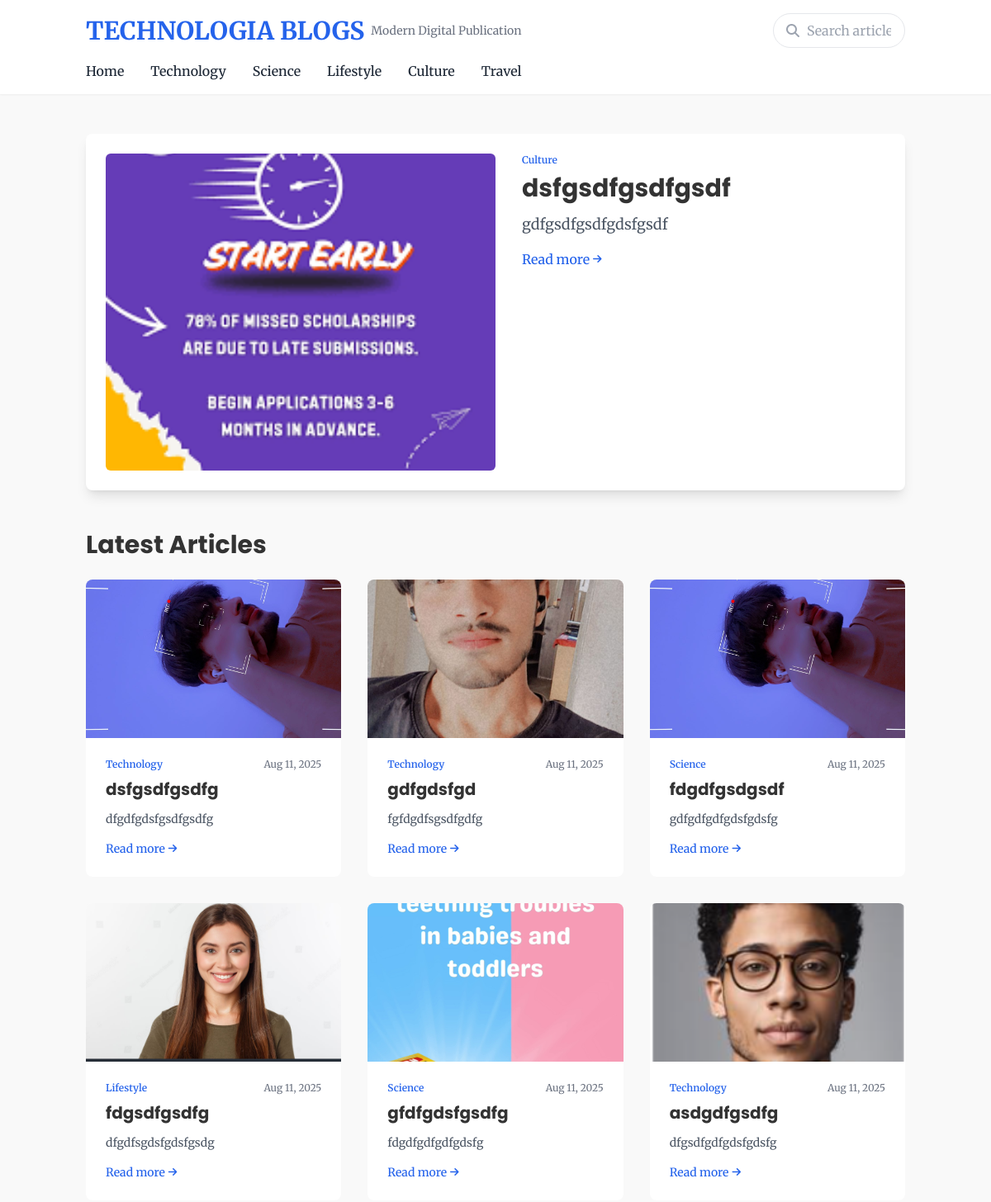
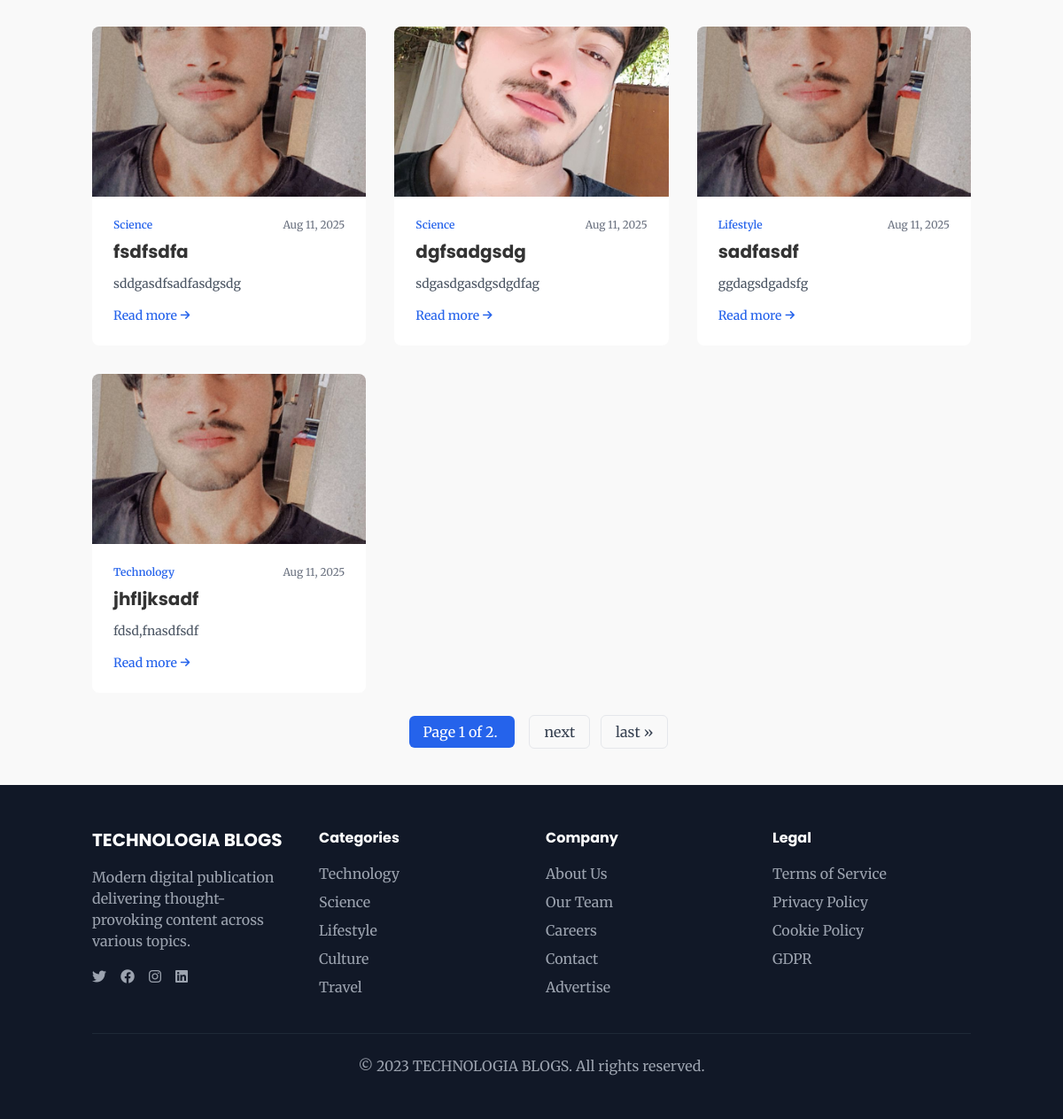
The page / on the database its author committed (2 pictures, top to bottom).
### articles/models.py (models this page shows, shortened)
class Category(models.Model):
    name = models.CharField(max_length=100)

class Article(models.Model):
    title = models.CharField(max_length=200)
    content = models.TextField()
    pub_date = models.DateTimeField(auto_now_add=True)
    thumbnail = models.ImageField(upload_to='article_thumbnails/', blank=True, null=True)
    category = models.ForeignKey(Category, on_delete=models.CASCADE, null=True, blank=True)

### articles/views.py (the view)
# urls.py: path('', views.article_list, name='article_list'),
def article_list(request):
    articles_list = Article.objects.all().order_by('-pub_date')
    if articles_list.exists():
        featured_article = articles_list.first()
        paginator = Paginator(articles_list.exclude(id=featured_article.id), 10)
    else:
        featured_article = None
        paginator = Paginator([], 10) # Empty paginator
    page_number = request.GET.get('page')
    page_obj = paginator.get_page(page_number)
    categories = Category.objects.all()
    return render(request, 'articles/article_list.html', {
        'featured_article': featured_article,
        'page_obj': page_obj,
        'articles': page_obj.object_list,
        'categories': categories
    })

### articles/templates/articles/article_list.html (shortened to what this page needs)
{% load static %}
<!DOCTYPE html>
<html lang="en">
<head>
    <script src="https://cdn.tailwindcss.com"></script>
    <link rel="stylesheet" href="https://cdnjs.cloudflare.com/ajax/libs/font-awesome/6.4.0/css/all.min.css">
</head>
<body>
    <header class="bg-white shadow-sm sticky top-0 z-50">
        <div class="container mx-auto px-4 py-4">
            <div class="flex flex-col md:flex-row justify-between items-center">
                <div class="flex items-center mb-4 md:mb-0">
                    <a href="{% url 'article_list' %}" class="text-3xl font-bold text-blue-600">TECHNOLOGIA BLOGS</a>
                    <span class="ml-2 text-sm text-gray-500">Modern Digital Publication</span>
                </div>
                <div class="flex items-center space-x-4 w-full md:w-auto">
                    <div class="relative search-bar w-full md:w-40">
                        <input type="text" placeholder="Search articles..." class="w-full pl-10 pr-4 py-2 rounded-full border border-gray-200 focus:outline-none focus:ring-2 focus:ring-blue-500 focus:border-transparent">
                        <i class="fas fa-search absolute left-3 top-3 text-gray-400"></i>
                    </div>
                </div>
            </div>
            <nav class="mt-4 hidden md:block">
                <ul class="flex space-x-8 category-nav">
                    <li><a href="{% url 'article_list' %}" class="text-gray-800 hover:text-blue-600 font-medium">Home</a></li>
                    {% for category in categories %}
                    <li>
                        <a href="{% url 'category_list' category_name=category.name %}" class="text-gray-800 hover:text-blue-600 font-medium">{{ category.name }}</a>
                    </li>
                    {% endfor %}
                </ul>
            </nav>
        </div>
    </header>
    <main class="container mx-auto px-4 py-12">
        <section class="mb-12">
            {% if featured_article %}
            <div class="bg-white rounded-lg overflow-hidden shadow-lg p-6 flex flex-col md:flex-row items-start space-y-4 md:space-y-0 md:space-x-8">
                {% if featured_article.thumbnail %}
                    <img src="{{ featured_article.thumbnail.url }}" alt="{{ featured_article.title }} thumbnail" class="w-full md:w-1/2 h-96 object-cover rounded-md">
                {% endif %}
                <div class="flex-1">
                    {% if featured_article.category %}
                        <span class="text-xs font-semibold text-blue-600 mb-2 block">{{ featured_article.category.name }}</span>
                    {% endif %}
                    <h2 class="text-3xl font-bold mb-3">
                        <a href="{% url 'article_detail' pk=featured_article.id %}" class="hover:text-blue-600">{{ featured_article.title }}</a>
                    </h2>
                    <p class="text-gray-600 text-lg mb-4">
                        {{ featured_article.content|truncatewords:50|safe }}
                    </p>
                    <a href="{% url 'article_detail' pk=featured_article.id %}" class="text-blue-600 hover:text-blue-800 font-medium flex items-center">
                        Read more <i class="fas fa-arrow-right ml-1 text-xs"></i>
                    </a>
                </div>
            </div>
            {% endif %}
        </section>
        <section>
            <h2 class="text-3xl font-bold mb-6">Latest Articles</h2>
            <div class="grid grid-cols-1 md:grid-cols-2 lg:grid-cols-3 gap-8">
                {% for article in articles %}
                    <article class="bg-white rounded-lg overflow-hidden article-card">
                        {% if article.thumbnail %}
                            <img src="{{ article.thumbnail.url }}" alt="{{ article.title }} thumbnail" class="w-full h-48 object-cover">
                        {% else %}
                            <img src="https://via.placeholder.com/600x400.png?text=No+Image" alt="Placeholder image" class="w-full h-48 object-cover">
                        {% endif %}
                        <div class="p-6">
                            <div class="flex justify-between items-center mb-2">
                                <span class="text-xs font-semibold text-blue-600">{{ article.category.name }}</span>
                                <span class="text-xs text-gray-500">{{ article.pub_date|date:"M d, Y" }}</span>
                            </div>
                            <h3 class="text-xl font-bold mb-3">
                                <a href="{% url 'article_detail' pk=article.id %}">{{ article.title }}</a>
                            </h3>
                            <p class="text-gray-600 text-sm mb-4">
                                {{ article.content|truncatewords:20|safe }}
                            </p>
                            <a href="{% url 'article_detail' pk=article.id %}" class="text-blue-600 hover:text-blue-800 font-medium text-sm flex items-center">
                                Read more <i class="fas fa-arrow-right ml-1 text-xs"></i>
                            </a>
                        </div>
                    </article>
                {% endfor %}
            </div>
        </section>
        <div class="pagination flex justify-center items-center mt-8">
            <span class="step-links">
                <span class="current-page mx-4 px-4 py-2 bg-blue-600 text-white rounded-md">
                    Page {{ page_obj.number }} of {{ page_obj.paginator.num_pages }}.
                </span>
                {% if page_obj.has_next %}
                    <a href="?page={{ page_obj.next_page_number }}" class="mr-2 px-4 py-2 border rounded-md text-gray-700 hover:bg-gray-100">next</a>
                    <a href="?page={{ page_obj.paginator.num_pages }}" class="px-4 py-2 border rounded-md text-gray-700 hover:bg-gray-100">last &raquo;</a>
                {% endif %}
            </span>
        </div>
    </main>
    <footer class="bg-gray-900 text-white py-12">
        <div class="container mx-auto px-4">
            <div class="grid grid-cols-1 md:grid-cols-4 gap-8">
                <div>
                    <h3 class="text-xl font-bold mb-4">TECHNOLOGIA BLOGS</h3>
                    <p class="text-gray-400">Modern digital publication delivering thought-provoking content across various topics.</p>
                    <div class="flex space-x-4 mt-4">
                        <a href="#" class="text-gray-400 hover:text-white"><i class="fab fa-twitter"></i></a>
                        <a href="#" class="text-gray-400 hover:text-white"><i class="fab fa-facebook"></i></a>
                        <a href="#" class="text-gray-400 hover:text-white"><i class="fab fa-instagram"></i></a>
                        <a href="#" class="text-gray-400 hover:text-white"><i class="fab fa-linkedin"></i></a>
                    </div>
                </div>
                <div>
                    <h4 class="font-bold mb-4">Categories</h4>
                    <ul class="space-y-2">
                        <li><a href="#" class="text-gray-400 hover:text-white">Technology</a></li>
                        <li><a href="#" class="text-gray-400 hover:text-white">Science</a></li>
                        <li><a href="#" class="text-gray-400 hover:text-white">Lifestyle</a></li>
                        <li><a href="#" class="text-gray-400 hover:text-white">Culture</a></li>
                        <li><a href="#" class="text-gray-400 hover:text-white">Travel</a></li>
                    </ul>
                </div>
                <div>
                    <h4 class="font-bold mb-4">Company</h4>
                    <ul class="space-y-2">
                        <li><a href="#" class="text-gray-400 hover:text-white">About Us</a></li>
                        <li><a href="#" class="text-gray-400 hover:text-white">Our Team</a></li>
                        <li><a href="#" class="text-gray-400 hover:text-white">Careers</a></li>
                        <li><a href="#" class="text-gray-400 hover:text-white">Contact</a></li>
                        <li><a href="#" class="text-gray-400 hover:text-white">Advertise</a></li>
                    </ul>
                </div>
                <div>
                    <h4 class="font-bold mb-4">Legal</h4>
                    <ul class="space-y-2">
                        <li><a href="#" class="text-gray-400 hover:text-white">Terms of Service</a></li>
                        <li><a href="#" class="text-gray-400 hover:text-white">Privacy Policy</a></li>
                        <li><a href="#" class="text-gray-400 hover:text-white">Cookie Policy</a></li>
                        <li><a href="#" class="text-gray-400 hover:text-white">GDPR</a></li>
                    </ul>
                </div>
            </div>
            <div class="border-t border-gray-800 mt-10 pt-6 text-center text-gray-400">
                <p>© 2023 TECHNOLOGIA BLOGS. All rights reserved.</p>
            </div>
        </div>
    </footer>
</body>
</html>

### articles/templates/articles/article_list.html (style rules this page uses)
body { font-family: 'Merriweather', serif; background-color: #f9f9f9; color: #333; }
h1, h2, h3, h4, h5, h6 { font-family: 'Poppins', sans-serif; }
.article-card { transition: transform 0.3s ease, box-shadow 0.3s ease; }
.search-bar { position: relative; }
.search-bar input { padding-left: 2.5rem; }
.search-bar i { position: absolute; left: 1rem; top: 50%; transform: translateY(-50%); color: #9ca3af; }

### rows shown on the page
Category: name "Technology"
Category: name "Science"
Category: name "Lifestyle"
Category: name "Culture"
Category: name "Travel"
Article: thumbnail (picture), category.name "Culture", title "dsfgsdfgsdfgsdf", content "gdfgsdfgsdfgdsfgsdf"
Article: thumbnail (picture), category.name "Technology", pub_date "Aug 11, 2025", title "dsfgsdfgsdfg", content "dfgdfgdsfgsdfgsdfg"
Article: thumbnail (picture), category.name "Technology", pub_date "Aug 11, 2025", title "gdfgdsfgd", content "fgfdgdfsgsdfgdfg"
Article: thumbnail (picture), category.name "Science", pub_date "Aug 11, 2025", title "fdgdfgsdgsdf", content "gdfgdfgdfgdsfgdsfg"
Article: thumbnail (picture), category.name "Lifestyle", pub_date "Aug 11, 2025", title "fdgsdfgsdfg", content "dfgdfsgdsfgdsfgsdg"
Article: thumbnail (picture), category.name "Science", pub_date "Aug 11, 2025", title "gfdfgdsfgsdfg", content "fdgdfgdfgdfgdsfg"
Article: thumbnail (picture), category.name "Technology", pub_date "Aug 11, 2025", title "asdgdfgsdfg", content "dfgsdfgdfgdsfgdsfg"
Article: thumbnail (picture), category.name "Science", pub_date "Aug 11, 2025", title "fsdfsdfa", content "sddgasdfsadfasdgsdg"
Article: thumbnail (picture), category.name "Science", pub_date "Aug 11, 2025", title "dgfsadgsdg", content "sdgasdgasdgsdgdfag"
Article: thumbnail (picture), category.name "Lifestyle", pub_date "Aug 11, 2025", title "sadfasdf", content "ggdagsdgadsfg"
Article: thumbnail (picture), category.name "Technology", pub_date "Aug 11, 2025", title "jhfljksadf", content "fdsd,fnasdfsdf"

### other values the page prints
{{ page_obj.number }} "1"
{{ page_obj.paginator.num_pages }} "2"
